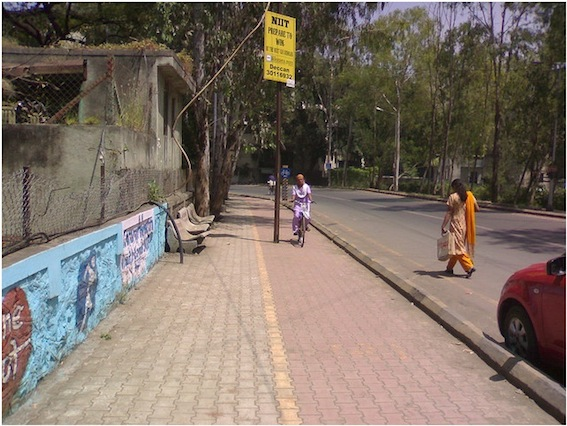
#> input picture img1.jpg, 567 x 426 px
$ python PassImage.py
#> lines starting #> are read from the running program, lines starting #| are printed output that depends on the picture; after the words box and inside, x2 and y2 are one past the last pixel; in counts of white or black regions, pixels touching at a corner belong together
#> further down, img is the input picture: shape (426, 567, 3); mean B, G, R 101.5, 111.9, 125
#> (printed output is left out)
### Detection.py
import cv2
import numpy as np
from imutils.object_detection import non_max_suppression

# Histogram Of Oriented Gradients Method
HOGCV = cv2.HOGDescriptor()
HOGCV.setSVMDetector(cv2.HOGDescriptor_getDefaultPeopleDetector())


def detector(frame):
    # Using Sliding Window concept
    rects, weights = HOGCV.detectMultiScale(frame, winStride=(4, 4), padding=(8, 8), scale=1.03)
#> rects = [[387, 222, 72, 144], [602, 226, 96, 191], [338, 100, 144, 288]]; weights = [1.32, 1.63, 0.526]
    rects = np.array([[x, y, x + w, y + h] for (x, y, w, h) in rects])
#> rects = [[387, 222, 459, 366], [602, 226, 698, 417], [338, 100, 482, 388]]
    pick = non_max_suppression(rects, probs=None, overlapThresh=0.65)
#> pick = [[602, 226, 698, 417], [338, 100, 482, 388]]
    c = 1
    for x, y, w, h, in pick:
        cv2.rectangle(frame, (x, y), (w, h), (0, 0, 255), 2)
        cv2.rectangle(frame, (x, y - 20), (w, y), (0, 0, 255), -1)
        cv2.putText(frame, f'P{c}', (x, y), cv2.FONT_HERSHEY_SIMPLEX, 0.6, (255, 255, 255), 2)
        c += 1
#> this loop made 2 passes
#> (x, y, w, h, c) on passes 1 to 2: (602, 226, 698, 417, 2), (338, 100, 482, 388, 3)
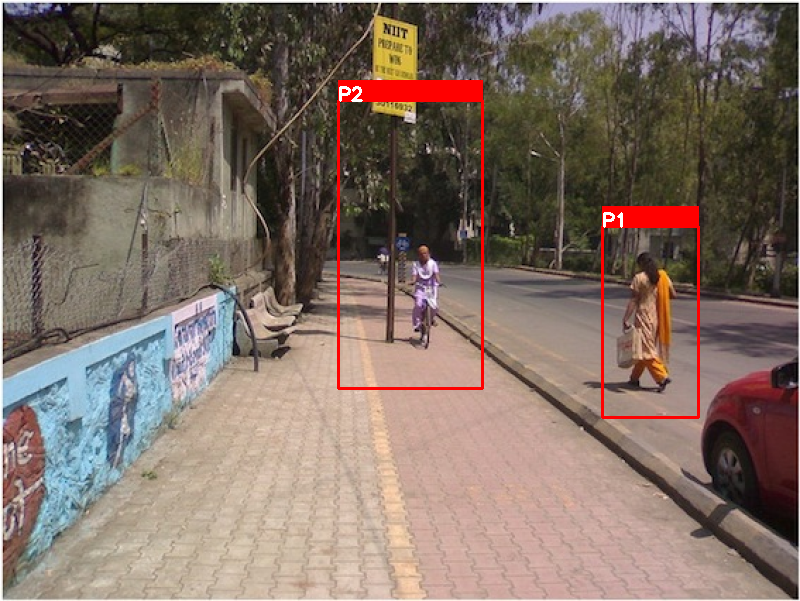
#> frame: shape (601, 800, 3); mean B, G, R 100.3, 110.4, 127.7
#> after the loop, c = 3

    cv2.putText(frame, f'Total Persons :{c - 1}', (20, 450), cv2.FONT_HERSHEY_DUPLEX, 0.8, (255, 255, 255), 2)
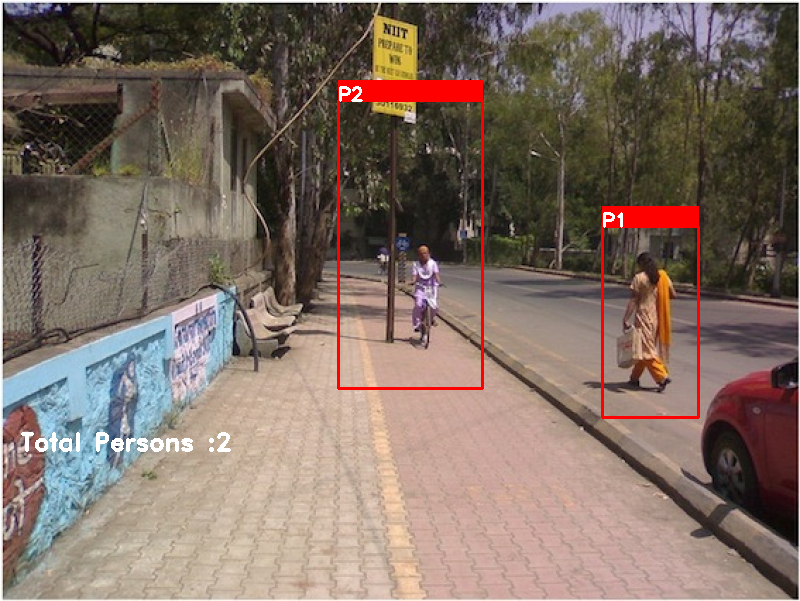
#> frame: shape (601, 800, 3); 0.33% of pixels changed, all inside (x1, y1, x2, y2) = (21, 432, 231, 452)
    cv2.imshow('output', frame)
    return frame

### PassImage.py
import cv2
import imutils
from Detection import detector
from playsound import playsound

img = cv2.imread('img1.jpg')
img = imutils.resize(img, width=800)
# img = cv2.resize(img,(1280,780))
print(img)
img = detector(img)


playsound('beep-08b.mp3')

cv2.waitKey(0)
cv2.destroyAllWindows()
